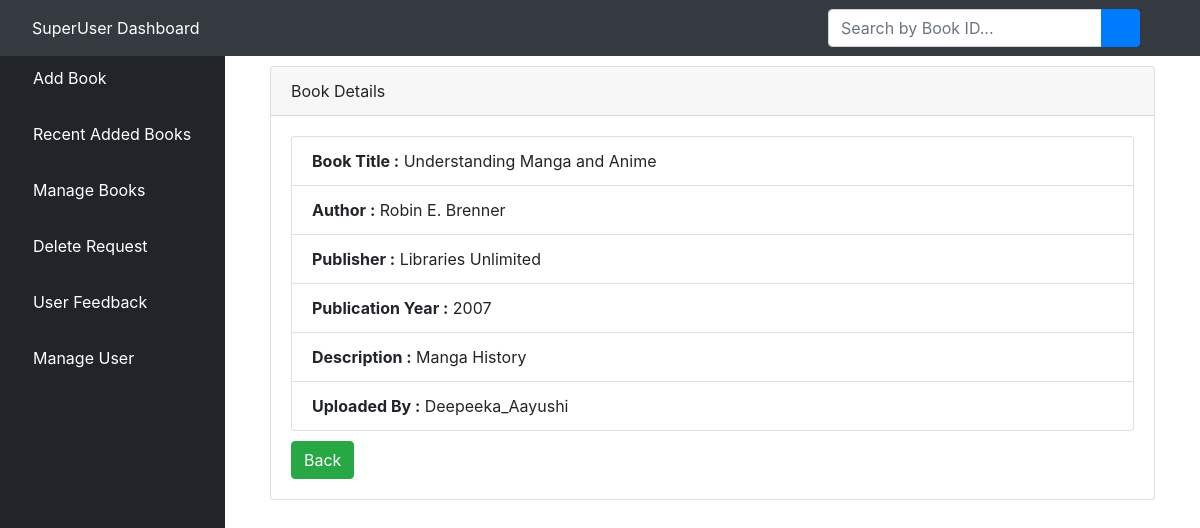
/avbook/59 (signed in), run on the app's committed database.
### bookstore/models.py (models this page shows, shortened)
class Book(models.Model):
    title = models.CharField(max_length=100)
    author = models.CharField(max_length=100)
    year = models.CharField(max_length=100)
    publisher = models.CharField(max_length=200)
    desc = models.CharField(max_length=1000)
    uploaded_by = models.CharField(max_length=100, null=True, blank=True)
    user_id = models.CharField(max_length=100, null=True, blank=True)
    pdf = models.FileField(upload_to='library/pdfs/')
    cover = models.ImageField(upload_to='libary/covers/', null=True, blank=True)

### bookstore/views.py (the view)
# urls.py: path('avbook/<int:pk>', views.AViewBook.as_view(), name='avbook'),
class AViewBook(LoginRequiredMixin,DetailView):
	model = Book
	template_name = 'dashboard/book_detail.html'

### bookstore/templates/dashboard/book_detail.html (shortened to what this page needs)
{% extends 'dashboard/base.html' %}
{% load static %}
{% block body %}
<div class="container-fluid">
        <div class="row">
          <div class="col-12 mb-3">
          <div class="col-12 mb-3">
              <div id="content-wrapper">
        <div class="container-fluid">
            <div class="card mb-3">
                <div class="card-header">
                   Book Details
                </div>
                <div class="card-body">
 <div class="row">
        <div class="col-12">
            <ul class="list-group">
              <li class="list-group-item"><strong>Book Title :</strong> {{ object.title }}</li>
              <li class="list-group-item"><strong>Author :</strong> {{ object.author }}</li>
              <li class="list-group-item"><strong>Publisher :</strong> {{ object.publisher }}</li>
              <li class="list-group-item"><strong>Publication Year :</strong> {{ object.year }}</li>
              <li class="list-group-item"><strong>Description :</strong> {{ object.desc }}</li>
              <li class="list-group-item"><strong>Uploaded By :</strong> {{ object.uploaded_by }}</li>
            </ul>
        </div>
    </div>
    <div class="row top-buffer" style="padding-top: 10px">
        <div class="col-12">
                <a href="{% url 'ambook' %}"><button type="button" class="btn btn-success">Back</button></a>
        </div>
    </div>
          </div>
        </div>
      </div>
    </div>
{% endblock %}

### static/css/master.css (style rules this page uses)
html { scroll-behavior: smooth; }
li { list-style-type: none; }

### bookstore/templates/dashboard/base.html (style rules this page uses)
body { display: flex; flex-direction: column; min-height: 100vh; }

### data on the page
Book: title "Understanding Manga and Anime", author "Robin E. Brenner", publisher "Libraries Unlimited", year "2007", desc "Manga History", uploaded_by "Deepeeka_Aayushi"
